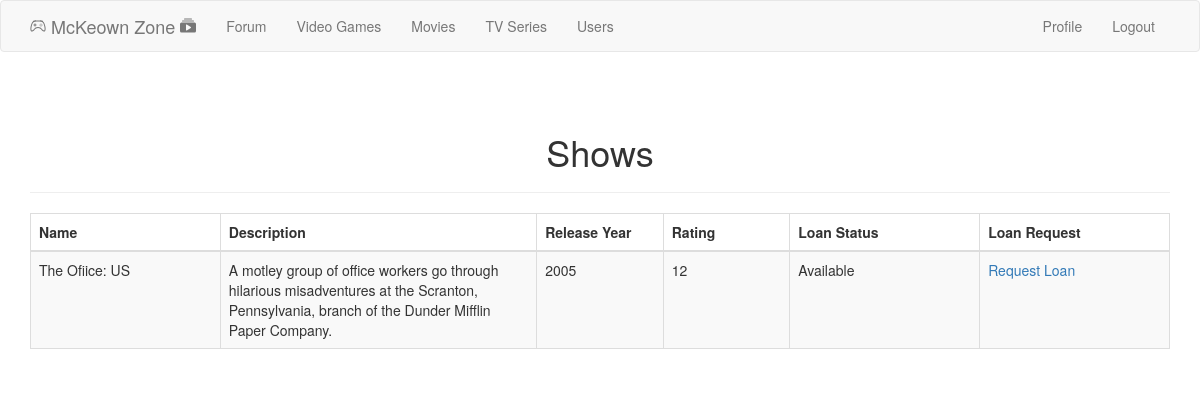
/shows (signed in), run on an earlier commit of the app's database.
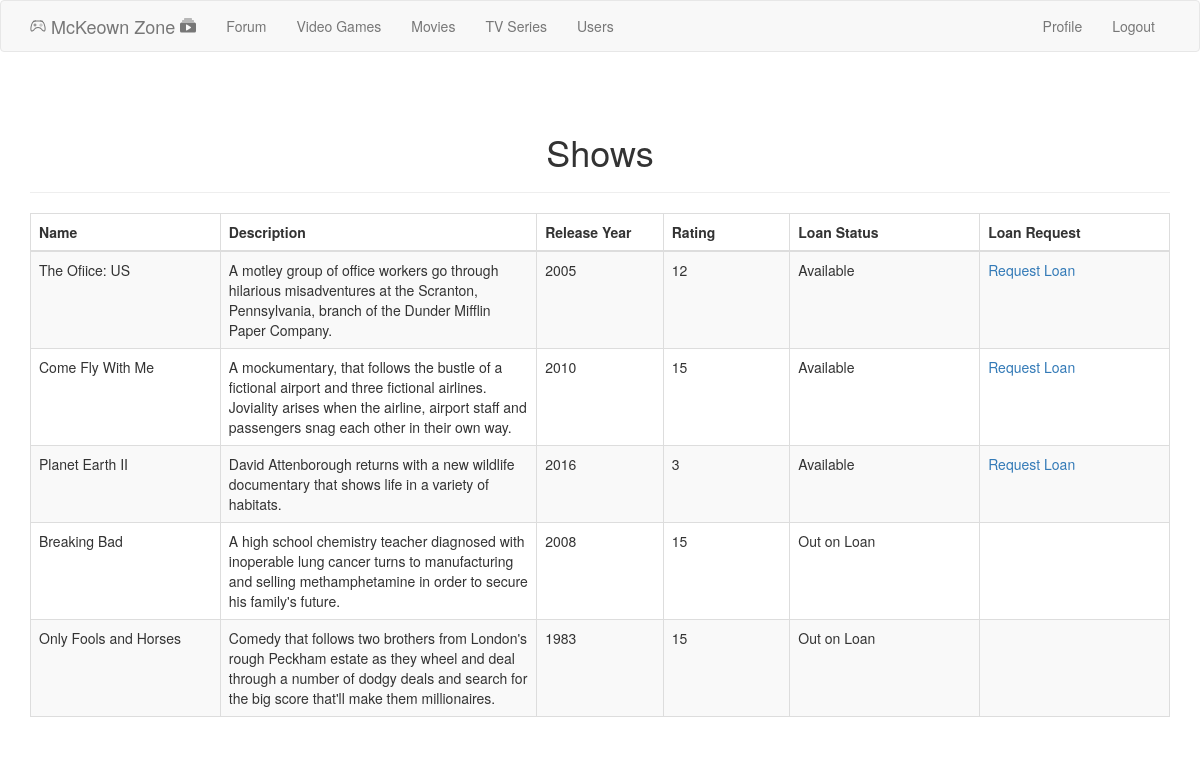
And on a later commit of the database.
### app/models.py (models this page shows, shortened)
class Show(UserMixin, db.Model):
	id = db.Column(db.Integer, primary_key=True)
	name = db.Column(db.String(50))
	description = db.Column(db.String(250))
	release_year = db.Column(db.Integer)
	rating = db.Column(db.Integer)
	loan_status = db.Column(db.String(150))
	last_update = db.Column(db.DateTime, default=datetime.utcnow)
	requested_show = db.relationship(
 		'Show',
	secondary=show_requests,
	primaryjoin=(show_requests.c.requester_id == id),
	secondaryjoin=(show_requests.c.requested_id == id),
	backref=db.backref('requesters', lazy='dynamic'),
	lazy='dynamic')

### app/routes.py (the view)
@app.route('/shows')
@login_required
def shows():
	shows = Show.query.all()
	return render_template ('shows.html', shows=shows, title="Shows")

### app/models.py (called while the page is built)
@login.user_loader
def load_user(id):
	return User.query.get(int(id));

### app/routes.py (called while the page is built)
@app.before_request
def before_request():
	if current_user.is_authenticated:
		current_user.last_seen = datetime.utcnow()
		db.session.commit()

### app/templates/shows.html (shortened to what this page needs)
{% import "bootstrap/utils.html" as utils %}
{% extends "base.html" %}
{% block app_content %}
<div class="content-section">
  <div class="outer">
    <div class="middle">
      <div class="inner">
        <br/>
        <br/>
        <h1 style="text-align:center;">Shows</h1>
        {% if shows %}
          <hr class="intro-divider">
          <div class="center">
            <table class="table table-striped table-bordered">
              <thead>
                <tr>
                  <th width="15%"> Name </th>
                  <th width="25%"> Description </th>
                  <th width="10%"> Release Year </th>
                  <th width="10%"> Rating </th>
                  <th width="15%"> Loan Status </th>
                  <th width="15%"> Loan Request </th>
                </tr>
              </thead>
              <tbody>
              {% for show in shows %}
              <tr>
                <td> {{ show.name }} </td>
                <td> {{ show.description }} </td>
                <td> {{ show.release_year }} </td>
                <td> {{ show.rating }} </td>
                <td> {{ show.loan_status }} </td>
                <td>
                  {% if show.loan_status == "Available"  %}
                    <a href="{{ url_for('showloan', id=show.id) }}">
                       Request Loan
                    </a>
                    {% endif %}
              </td>
                </tr>
              {% endfor %}
              </tbody>
            </table>
          </div>
        {% else %}
          <div style="text-align: center">
            <h3> No Shows have been added. </h3>
            <hr class="intro-divider">
        {% endif %}
      </div>
    </div>
  </div>
</div>
{% endblock %}

### app/templates/base.html (shortened to what this page needs)
{% extends 'bootstrap/base.html' %}
  {% block navbar %}
    <nav class="navbar navbar-default">
        <div class="container">
            <div class="navbar-header">
              {% if current_user.is_admin %}
                <a class="navbar-brand" href="{{ url_for('admin_dashboard') }}"> </i> McKeown Zone </a>
                {% endif %}
            </div>
            <div class="collapse navbar-collapse" id="bs-example-navbar-collapse-1">
              {% if current_user.is_admin %}
                <ul class="nav navbar-nav">
                    <li><a href="{{ url_for('explore') }}">Forum</a></li>
                    <li><a href="{{ url_for('list_games') }}">Video Games</a></li>
                    <li class="nav-item dropdown">
                      <a class="nav-link dropdown-toggle" href="{{ url_for('list_films') }}" id="navbarDropdownMenuLink" data-toggle="dropdown" aria-haspopup="true" aria-expanded="false">
                        Movies
                      </a>
                     </li>
                          </ul>
                        </div>
                    <li><a href="{{ url_for('list_shows') }}">TV Series</a></li>
                    <li><a href="{{ url_for('list_users') }}"> Users </a> </li>
                {% endif %}
                <ul class="nav navbar-nav navbar-right">
                    {% if current_user.is_anonymous %}
                    <li><a href="{{ url_for('login') }}">Login</a></li>
                    {% else %}
                    <li><a href="{{ url_for('user', username=current_user.username) }}">Profile</a></li>
                    <li><a href="{{ url_for('logout') }}">Logout</a></li>
                    {% endif %}
                </ul>
            </div>
    </nav>
{% endblock %}
  {% block content %}
    <div class="container">
        {% block app_content %}
        {% endblock %}
    </div>
  {% endblock %}

What changed in the data, as far as the page shows it:
added Show: name "Come Fly With Me", description "A mockumentary, that follows the bustle of a fictional airport and three fictional airlines. Joviality arises when the airline, airport staff and passengers snag each other in their own way.", release_year "2010", rating "15", loan_status "Available"
added Show: name "Planet Earth II", description "David Attenborough returns with a new wildlife documentary that shows life in a variety of habitats.", release_year "2016", rating "3", loan_status "Available"
added Show: name "Breaking Bad", description "A high school chemistry teacher diagnosed with inoperable lung cancer turns to manufacturing and selling methamphetamine in order to secure his family's future.", release_year "2008", rating "15", loan_status "Out on Loan"
added Show: name "Only Fools and Horses", description "Comedy that follows two brothers from London's rough Peckham estate as they wheel and deal through a number of dodgy deals and search for the big score that'll make them millionaires.", release_year "1983", rating "15", loan_status "Out on Loan"
